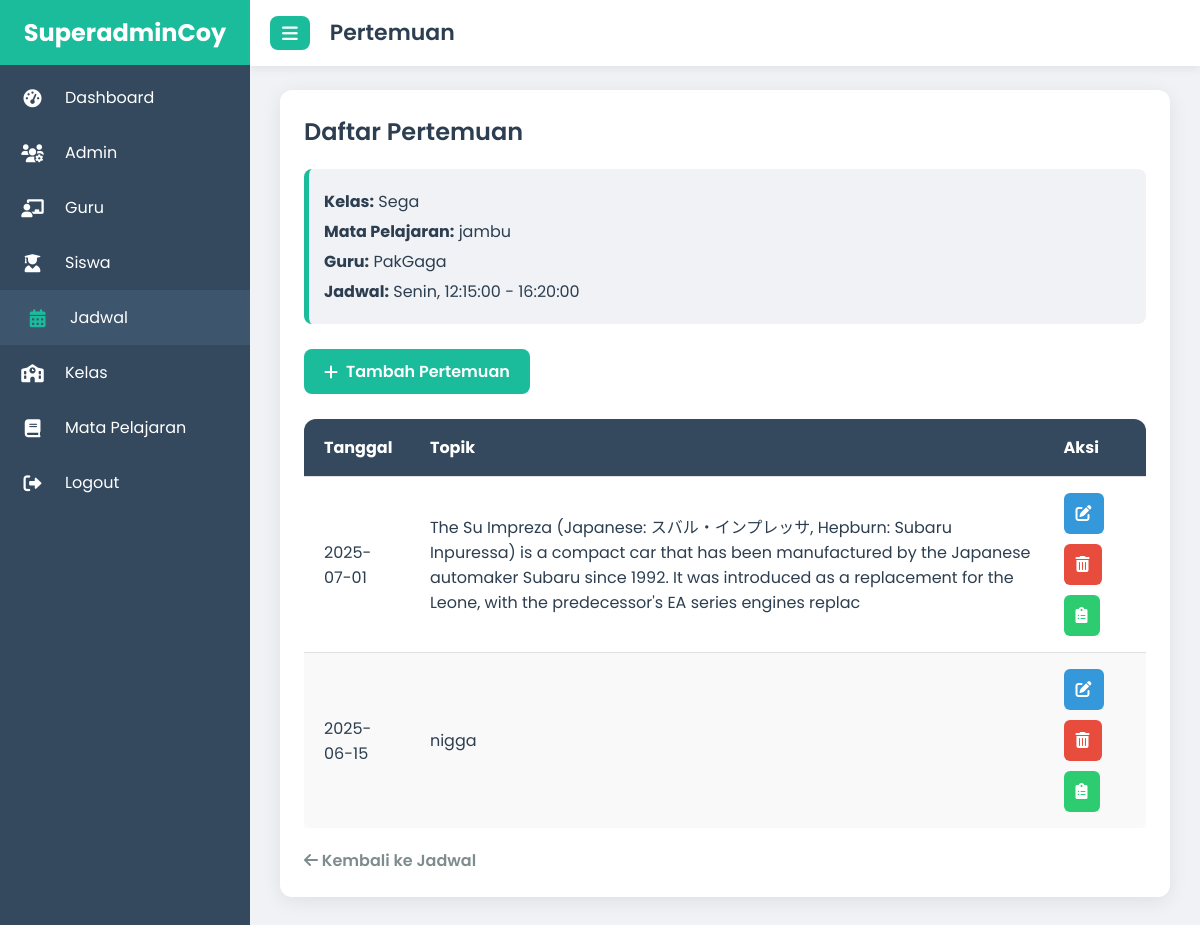
The page /superadmin/jadwal/pertemuan.php?id_jadwal=1 (signed in) on the database its author committed.
### tables this page shows
CREATE TABLE `jadwal` (
  `id` int(11) NOT NULL,
  `class_id` int(11) DEFAULT NULL,
  `hari` varchar(20) DEFAULT NULL,
  `jam_mulai` time DEFAULT NULL,
  `jam_selesai` time DEFAULT NULL,
  `mata_pelajaran` varchar(100) DEFAULT NULL,
  `teacher_id` int(11) DEFAULT NULL,
  `id_mapel` int(11) DEFAULT NULL
);

CREATE TABLE `class` (
  `id` int(11) NOT NULL,
  `nama_kelas` varchar(50) NOT NULL,
  `teacher_id` int(11) NOT NULL,
  `photo` varchar(255) NOT NULL,
  `tahun_ajaran` varchar(20) NOT NULL,
  `deskripsi` text NOT NULL
);

CREATE TABLE `mapel` (
  `id` int(11) NOT NULL,
  `nama_mapel` varchar(100) NOT NULL,
  `photo` varchar(255) DEFAULT NULL,
  `kurikulum` varchar(50) NOT NULL
);

CREATE TABLE `guru` (
  `id` int(11) NOT NULL,
  `nip` varchar(30) DEFAULT NULL,
  `name` varchar(100) DEFAULT NULL,
  `gender` enum('laki-laki','Perempuan') DEFAULT NULL,
  `email` varchar(100) DEFAULT NULL,
  `pass` varchar(255) DEFAULT NULL,
  `dob` date DEFAULT NULL,
  `no_hp` varchar(20) DEFAULT NULL,
  `photo` varchar(100) NOT NULL,
  `alamat` text DEFAULT NULL,
  `mapel` varchar(100) DEFAULT NULL,
  `admission_date` timestamp NOT NULL DEFAULT current_timestamp()
);

CREATE TABLE `pertemuan` (
  `id` int(11) NOT NULL,
  `id_jadwal` int(11) DEFAULT NULL,
  `tanggal` date DEFAULT NULL,
  `topik` varchar(255) DEFAULT NULL
);

### superadmin/jadwal/pertemuan.php (the view, shortened to what this page needs)
<?php
    require '../../koneksi.php';
    $id_jadwal = $_GET['id_jadwal'] ?? null;
    $stmt_jadwal = $pdo->prepare("
        SELECT
            jadwal.hari, jadwal.jam_mulai, jadwal.jam_selesai,
            guru.name AS nama_guru,
            mapel.nama_mapel,
            class.nama_kelas
        FROM jadwal
        JOIN guru ON jadwal.teacher_id = guru.id
        JOIN mapel ON jadwal.id_mapel = mapel.id
        JOIN class ON jadwal.class_id = class.id
        WHERE jadwal.id = ?
    ");
    $stmt_jadwal->execute([$id_jadwal]);
    $jadwal_info = $stmt_jadwal->fetch(PDO::FETCH_ASSOC);
    $stmt_pertemuan = $pdo->prepare("SELECT * FROM pertemuan WHERE id_jadwal = ? ORDER BY tanggal DESC");
    $stmt_pertemuan->execute([$id_jadwal]);
    $pertemuan = $stmt_pertemuan->fetchAll(PDO::FETCH_ASSOC);
?>
<!DOCTYPE html>
<html lang="id">
<head>
    <link href="https://cdnjs.cloudflare.com/ajax/libs/font-awesome/6.0.0-beta3/css/all.min.css" rel="stylesheet">
</head>
<body>
    <div class="sidebar" id="sidebar">
        <div class="logo">SuperadminCoy</div>
        <nav>
            <a href="../dashboard_superadmin.php">
                <i class="fas fa-tachometer-alt"></i>
                <span>Dashboard</span>
            </a>
            <a href="../admin/index.php">
                <i class="fas fa-users-cog"></i>
                <span>Admin</span>
            <a href="../guru/index.php">
                <i class="fas fa-chalkboard-teacher"></i>
                <span>Guru</span>
            </a>
            <a href="../siswa/index.php">
                <i class="fas fa-user-graduate"></i>
                <span>Siswa</span>
            </a>
            <a href="index.php" class="active">
                <i class="fas fa-calendar-alt"></i>
                <span>Jadwal</span>
            </a>
            <a href="../kelas/index.php">
                <i class="fas fa-school"></i>
                <span>Kelas</span>
            </a>
            <a href="../mapel/index.php">
                <i class="fas fa-book"></i>
                <span>Mata Pelajaran</span>
            </a>
            <a onclick="showLogoutConfirm(event)">
                <i class="fas fa-sign-out-alt"></i>
                <span>Logout</span>
            </a>
        </nav>
    </div>
    <div class="header" id="header">
        <button class="toggle-btn" onclick="toggleSidebar()">
            <i class="fas fa-bars"></i>
        </button>
        <h1>Pertemuan</h1>
    </div>
    <div class="content" id="mainContent">
        <div class="card">
            <h2>Daftar Pertemuan</h2>
            <?php if ($jadwal_info): ?>
                <div class="info-header">
                    <p><strong>Kelas:</strong> <?= htmlspecialchars($jadwal_info['nama_kelas']) ?></p>
                    <p><strong>Mata Pelajaran:</strong> <?= htmlspecialchars($jadwal_info['nama_mapel']) ?></p>
                    <p><strong>Guru:</strong> <?= htmlspecialchars($jadwal_info['nama_guru']) ?></p>
                    <p><strong>Jadwal:</strong> <?= htmlspecialchars($jadwal_info['hari']) ?>, <?= htmlspecialchars($jadwal_info['jam_mulai']) ?> - <?= htmlspecialchars($jadwal_info['jam_selesai']) ?></p>
                </div>
            <?php endif; ?>
            <a href="#" onclick="openModal()" class="add-link">
                <i class="fas fa-plus"></i> Tambah Pertemuan
            </a>
            <div class="table-container">
                <table class="schedule-table">
                    <thead>
                        <tr>
                            <th>Tanggal</th>
                            <th>Topik</th>
                            <th>Aksi</th>
                        </tr>
                    </thead>
                    <tbody>
                        <?php foreach ($pertemuan as $row): ?>
                            <tr>
                                <td><?= htmlspecialchars($row['tanggal']) ?></td>
                                <td><?= htmlspecialchars($row['topik']) ?></td>
                                <td>
                                    <div class="action-links">
                                        <a href="#" onclick="openEditModal(<?= htmlspecialchars(json_encode($row)) ?>)" class="action-link edit" title="Edit">
                                            <i class="fas fa-edit"></i>
                                        </a>
                                        <a href="#" onclick="openDeleteModal(<?= $row['id'] ?>)" class="action-link delete" title="Hapus">
                                            <i class="fas fa-trash-alt"></i>
                                        </a>
                                        <a href="../absensi/absensi.php?id_pertemuan=<?= $row['id'] ?>" class="action-link rekap" title="Rekap Absensi">
                                            <i class="fas fa-clipboard-list"></i>
                                        </a>
                                    </div>
                                </td>
                            </tr>
                        <?php endforeach; ?>
                    </tbody>
                </table>
            </div>
            <a href="index.php" class="back-link">
                <i class="fas fa-arrow-left"></i> Kembali ke Jadwal
            </a>
        </div>
    </div>
</body>
</html>

### superadmin/jadwal/pertemuan.php (style rules this page uses)
:root { --primary-color: #1abc9c; --secondary-color: #34495e; --background-color: #f0f2f5; --card-background: #ffffff; --text-color: #2c3e50; --light-text-color: #7f8c8d; --border-color: #e0e0e0; --shadow-color: rgba(0, 0, 0, 0.08); --sidebar-width: 250px; --sidebar-collapsed-width: 70px; }
* { box-sizing: border-box; margin: 0; padding: 0; }
body { font-family: 'Poppins', sans-serif; background-color: var(--background-color); display: flex; min-height: 100vh; color: var(--text-color); overflow-x: hidden; }
.sidebar { width: var(--sidebar-width); background-color: var(--secondary-color); position: fixed; top: 0; left: 0; height: 100%; transition: width 0.3s ease; z-index: 1000; padding-top: 70px; overflow: hidden; }
.sidebar .logo { color: #fff; font-size: 24px; font-weight: 700; text-align: center; padding: 15px 0; position: absolute; top: 0; left: 0; width: 100%; background: var(--primary-color); }
.sidebar nav a { display: flex; align-items: center; padding: 15px 20px; color: #fff; text-decoration: none; transition: background-color 0.2s ease, padding-left 0.2s ease; }
.sidebar nav a i { width: 25px; text-align: center; margin-right: 20px; font-size: 18px; }
.sidebar nav a:hover, .sidebar nav a.active { background-color: #3e566d; padding-left: 25px; }
.sidebar nav a.active i { color: var(--primary-color); }
.header { height: 65.5px; background-color: var(--card-background); box-shadow: 0 2px 10px var(--shadow-color); display: flex; align-items: center; padding: 0 20px; position: fixed; top: 0; left: var(--sidebar-width); width: calc(100% - var(--sidebar-width)); z-index: 999; transition: left 0.3s ease, width 0.3s ease; }
.header h1 { font-size: 22px; font-weight: 600; margin: 0; }
.content { flex-grow: 1; padding: 90px 30px 30px 30px; margin-left: var(--sidebar-width); transition: margin-left 0.3s ease; max-width: 100%; }
.toggle-btn { background-color: var(--primary-color); color: white; border: none; padding: 8px 12px; border-radius: 8px; cursor: pointer; font-size: 18px; display: flex; align-items: center; margin-right: 20px; transition: background-color 0.3s; }
.card { background: var(--card-background); border-radius: 12px; padding: 24px; box-shadow: 0 4px 20px var(--shadow-color); margin-bottom: 25px; max-width: 1200px; margin-left: auto; margin-right: auto; }
.card h2 { margin-bottom: 20px; font-size: 24px; font-weight: 600; color: var(--text-color); }
.add-link { display: inline-flex; align-items: center; gap: 8px; margin-bottom: 25px; padding: 10px 20px; background-color: var(--primary-color); color: white; text-decoration: none; border-radius: 8px; font-weight: 600; transition: background-color 0.3s, transform 0.2s; }
.table-container { overflow-x: auto; -webkit-overflow-scrolling: touch; }
.schedule-table { width: 100%; border-collapse: separate; border-spacing: 0; border-radius: 12px; overflow: hidden; box-shadow: 0 2px 10px rgba(0, 0, 0, 0.05); }
.schedule-table thead { background-color: var(--secondary-color); color: white; }
.schedule-table th, .schedule-table td { padding: 16px; text-align: left; border-bottom: 1px solid var(--border-color); }
.schedule-table tbody tr:last-child td { border-bottom: none; }
.schedule-table tbody tr:nth-child(even) { background-color: #f9f9f9; }
.schedule-table th:first-child, .schedule-table td:first-child { padding-left: 20px; }
.schedule-table th:last-child, .schedule-table td:last-child { padding-right: 20px; }
.action-links { display: flex; gap: 10px; flex-wrap: wrap; }
.action-link { padding: 8px 12px; border-radius: 6px; text-decoration: none; font-weight: 600; transition: background-color 0.2s, color 0.2s; }
.action-link.edit { background-color: #3498db; color: white; }
.action-link.delete { background-color: #e74c3c; color: white; }
.action-link.rekap { background-color: #2ecc71; color: white; }
.back-link { display: inline-block; margin-top: 20px; text-decoration: none; color: var(--light-text-color); font-weight: 600; }
.info-header { background: #f0f2f5; padding: 15px; border-radius: 8px; margin-bottom: 25px; border-left: 5px solid var(--primary-color); }
.info-header p { margin: 5px 0; font-size: 16px; color: var(--text-color); }

### rows shown on the page
jadwal: class.nama_kelas "Sega", id_mapel.nama_mapel "jambu", teacher.name "PakGaga", hari "Senin", jam_mulai "12:15:00", jam_selesai "16:20:00"
pertemuan: tanggal "2025-07-01", topik "The Su Impreza (Japanese: スバル・インプレッサ, Hepburn: Subaru Inpuressa) is a compact car that has been manufactured by the Japanese automaker Subaru since 1992. It was introduced as a replacement for the Leone, with the predecessor's EA series engines replac"
pertemuan: tanggal "2025-06-15", topik "nigga"
